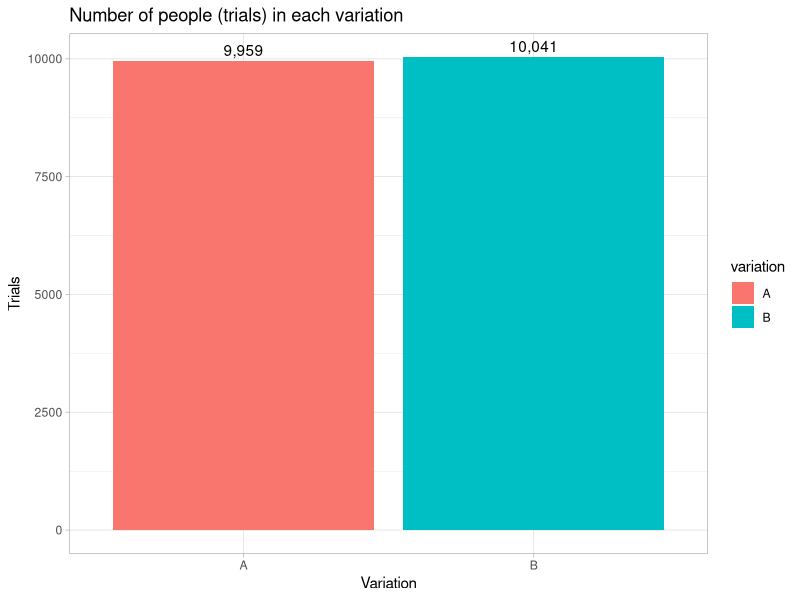
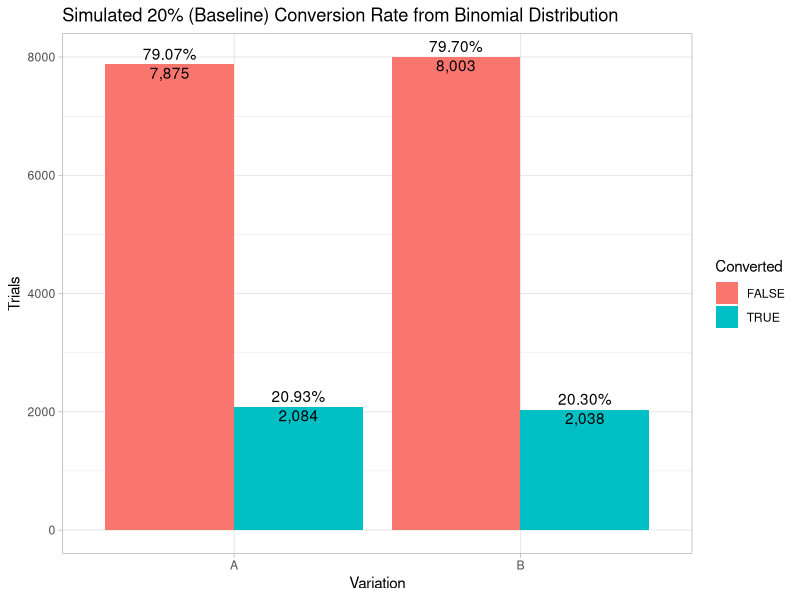
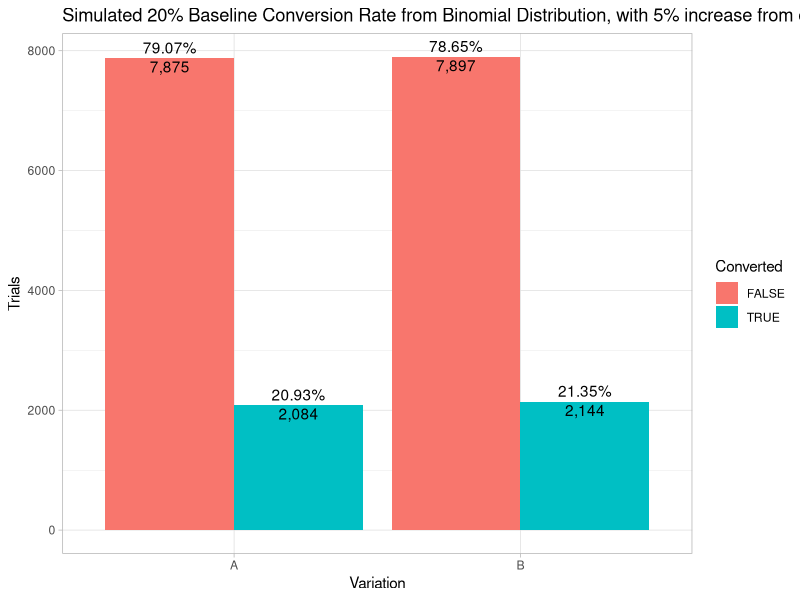
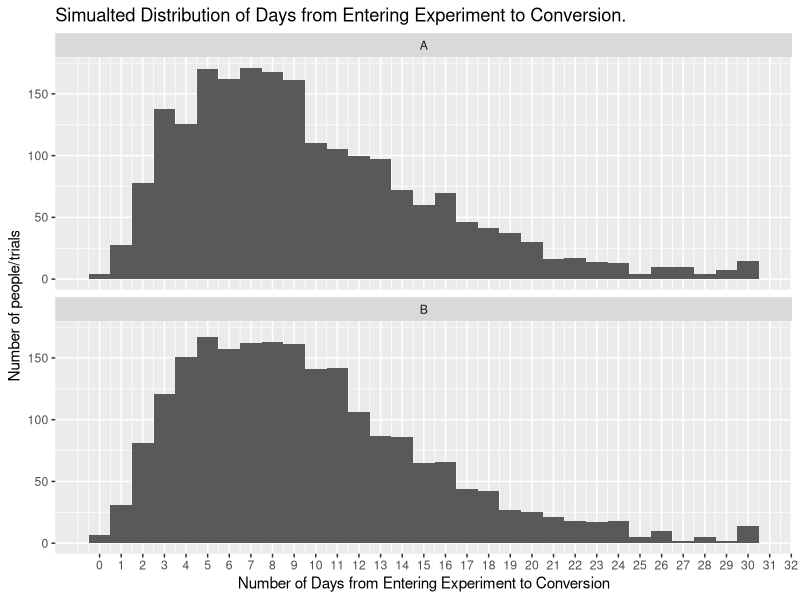
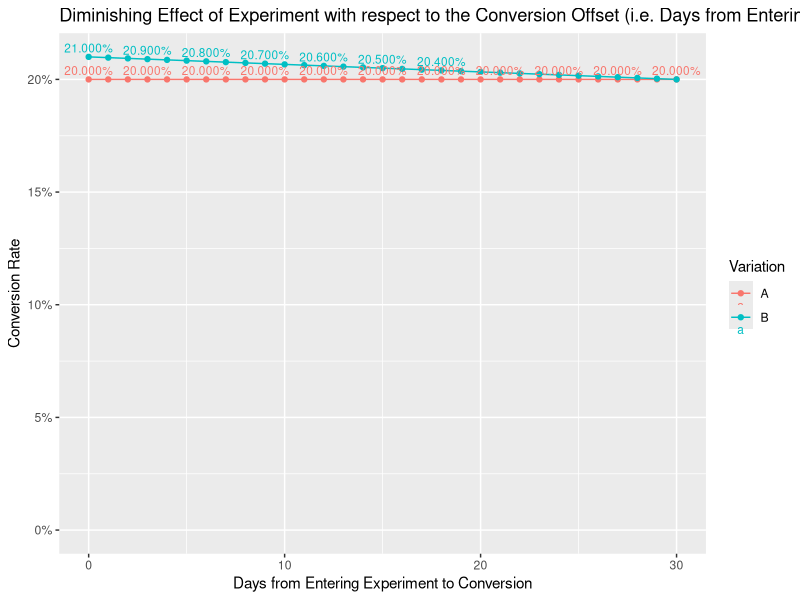
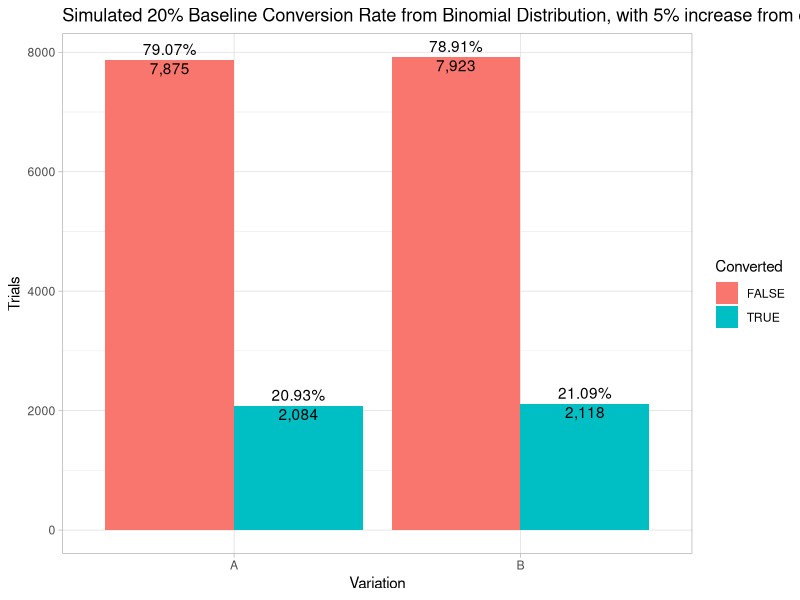

The R script that drew these images, in order:
## ---- chunk 1
library(knitr)
library(tidyverse)
library(lubridate)
library(scales)
options(scipen=999) # non-scientific notation

knitr::opts_chunk$set(echo = FALSE)
## ---- chunk 2
num_trials <- 20000
set.seed(1)
traffic <- data.frame(id=sample(1:1000000, num_trials, replace=F))

set.seed(1)
traffic$variation <- ifelse(rbinom(num_trials, 1, 0.5), 'A', 'B')

traffic %>% 
    count(variation) %>%
    ggplot(aes(x=variation, y=n, fill=variation)) +
    geom_col() +
    geom_text(aes(label=comma_format()(n)), vjust = -0.4) +
    labs(title='Number of people (trials) in each variation',
         y='Trials',
         x='Variation') +
    theme(legend.position = 'none') +
    theme_light()
## ---- chunk 3
baseline_conversion_rate <- 0.20
traffic$baseline_conversion_rate <- baseline_conversion_rate
## ---- chunk 4
converted_by_id <- function(id, conversion_rate) {
    set.seed(id)
    return (as.logical(rbinom(1, 1, conversion_rate)))
}

traffic$converted <- map2_lgl(traffic$id, traffic$baseline_conversion_rate, ~ converted_by_id(.x, .y))

conversion_table <- table(traffic$variation, traffic$converted)
conversions <- c(conversion_table['A', 'TRUE'], conversion_table['B', 'TRUE'])
non_conversions <- c(conversion_table['A', 'FALSE'], conversion_table['B', 'FALSE'])
trials <- conversions + non_conversions

traffic %>% 
    count(variation, converted) %>%
    group_by(variation) %>%
    mutate(baseline_conversion_rate = n / sum(n)) %>%
    ungroup() %>%
    ggplot(aes(x=variation, y=n, fill=converted)) +
    geom_col(position='dodge') +
    geom_text(aes(label=comma_format()(n)),
              position = position_dodge(width=0.9),
              vjust = 1.2) +
    geom_text(aes(label=percent_format()(baseline_conversion_rate)),
              position = position_dodge(width=0.9),
              vjust = -0.4) +
    labs(title='Simulated 20% (Baseline) Conversion Rate from Binomial Distribution',
         y='Trials',
         x='Variation',
         fill='Converted') +
    theme_light()
## ---- chunk 5
simulated_percent_increase_in_b <- 0.05
## ---- chunk 6
traffic <- traffic %>%
    mutate(lift = ifelse(variation == 'A', 0, simulated_percent_increase_in_b)) %>%
    mutate(conversion_rate = baseline_conversion_rate + (baseline_conversion_rate * lift)) %>%
    select(-converted)

traffic$converted <- map2_lgl(traffic$id, traffic$conversion_rate, ~ converted_by_id(.x, .y))
#set.seed(2)
#traffic$converted <-as.logical(rbinom(num_trials, 1, baseline_conversion_rate))

conversion_table <- table(traffic$variation, traffic$converted)
conversions <- c(conversion_table['A', 'TRUE'], conversion_table['B', 'TRUE'])
non_conversions <- c(conversion_table['A', 'FALSE'], conversion_table['B', 'FALSE'])
trials <- conversions + non_conversions

a_conversion_rate <- conversions[1] / trials[1]
b_conversion_rate <- conversions[2] / trials[2]

b_percent_increase_over_baseline <- (b_conversion_rate - baseline_conversion_rate) / b_conversion_rate
b_percent_increase_over_a <- (b_conversion_rate - a_conversion_rate) / b_conversion_rate

traffic %>% 
    count(variation, converted) %>%
    group_by(variation) %>%
    mutate(conversion_rate = n / sum(n)) %>%
    ungroup() %>%
    ggplot(aes(x=variation, y=n, fill=converted)) +
    geom_col(position='dodge') +
    geom_text(aes(label=comma_format()(n)),
              position = position_dodge(width=0.9),
              vjust = 1.2) +
    geom_text(aes(label=percent_format()(conversion_rate)),
              position = position_dodge(width=0.9),
              vjust = -0.4) +
    labs(title=paste('Simulated', percent(baseline_conversion_rate),'Baseline Conversion Rate from Binomial Distribution, with', percent(simulated_percent_increase_in_b),'increase from effects of B variation.'),
         y='Trials',
         x='Variation',
         fill='Converted') +
    theme_light()
## ---- chunk 7
scale_a_b <- function(x, a, b) {

    (b - a) * ((x - min(x)) / (max(x) - min(x))) + a 
}

set.seed(42)
offset <- round(scale_a_b(rgamma(num_trials, shape = 3), 0, 50))
#hist(offset)

traffic <- traffic %>%
    mutate(conversion_offset = offset,
           conversion_offset = ifelse(conversion_offset > 30, 30, conversion_offset))

traffic %>%
    filter(converted) %>%
    ggplot(aes(x=conversion_offset)) +
    geom_histogram(binwidth = 1) +
    scale_x_continuous(breaks = seq(0, 100)) +
    facet_wrap(~variation, nrow=2) +
    labs(title='Simualted Distribution of Days from Entering Experiment to Conversion.',
         y='Number of people/trials',
         x='Number of Days from Entering Experiment to Conversion')
## ---- chunk 8
traffic <- traffic %>%
    mutate(diminished_conversion_rate = baseline_conversion_rate + (baseline_conversion_rate * lift * (30 - conversion_offset) / 30)) %>%
    select(-converted)

stopifnot(all(ifelse(traffic$variation == "A", traffic$baseline_conversion_rate == traffic$conversion_rate, TRUE)))
stopifnot(all(ifelse(traffic$variation == "A", traffic$baseline_conversion_rate == traffic$diminished_conversion_rate, TRUE)))

traffic %>%
    # filter()
    # filter(!is.na(conversion_offset)) %>%
    group_by(conversion_offset, variation) %>%
    summarise(diminished_conversion_rate = mean(diminished_conversion_rate)) %>%
 #   spread(variation, diminished_conversion_rate) %>%
    ggplot(aes(x=conversion_offset, y=diminished_conversion_rate, color=variation)) +
    geom_line() +
    geom_point() +
    geom_text(aes(label=percent_format()(diminished_conversion_rate)), check_overlap=TRUE, size = 3, vjust=-0.5) + 
    scale_y_continuous(labels = percent_format()) +
    expand_limits(y=0) +
    labs(title="Diminishing Effect of Experiment with respect to the Conversion Offset (i.e. Days from Entering Experiment to Conversion)",
         y='Conversion Rate',
         x='Days from Entering Experiment to Conversion',
         color='Variation')
## ---- chunk 9
traffic$converted <- map2_lgl(traffic$id, traffic$diminished_conversion_rate, ~ converted_by_id(.x, .y))
#set.seed(2)
#traffic$converted <-as.logical(rbinom(num_trials, 1, baseline_conversion_rate))

conversion_table <- table(traffic$variation, traffic$converted)
conversions <- c(conversion_table['A', 'TRUE'], conversion_table['B', 'TRUE'])
non_conversions <- c(conversion_table['A', 'FALSE'], conversion_table['B', 'FALSE'])
trials <- conversions + non_conversions

a_conversion_rate <- conversions[1] / trials[1]
b_conversion_rate <- conversions[2] / trials[2]

b_percent_increase_over_baseline <- (b_conversion_rate - baseline_conversion_rate) / b_conversion_rate
b_percent_increase_over_a <- (b_conversion_rate - a_conversion_rate) / b_conversion_rate

traffic %>% 
    count(variation, converted) %>%
    group_by(variation) %>%
    mutate(conversion_rate = n / sum(n)) %>%
    ungroup() %>%
    ggplot(aes(x=variation, y=n, fill=converted)) +
    geom_col(position='dodge') +
    geom_text(aes(label=comma_format()(n)),
              position = position_dodge(width=0.9),
              vjust = 1.2) +
    geom_text(aes(label=percent_format()(conversion_rate)),
              position = position_dodge(width=0.9),
              vjust = -0.4) +
    labs(title=paste('Simulated', percent(baseline_conversion_rate),'Baseline Conversion Rate from Binomial Distribution, with', percent(simulated_percent_increase_in_b),'increase from effects of B variation.'),
         y='Trials',
         x='Variation',
         fill='Converted') +
    theme_light()
